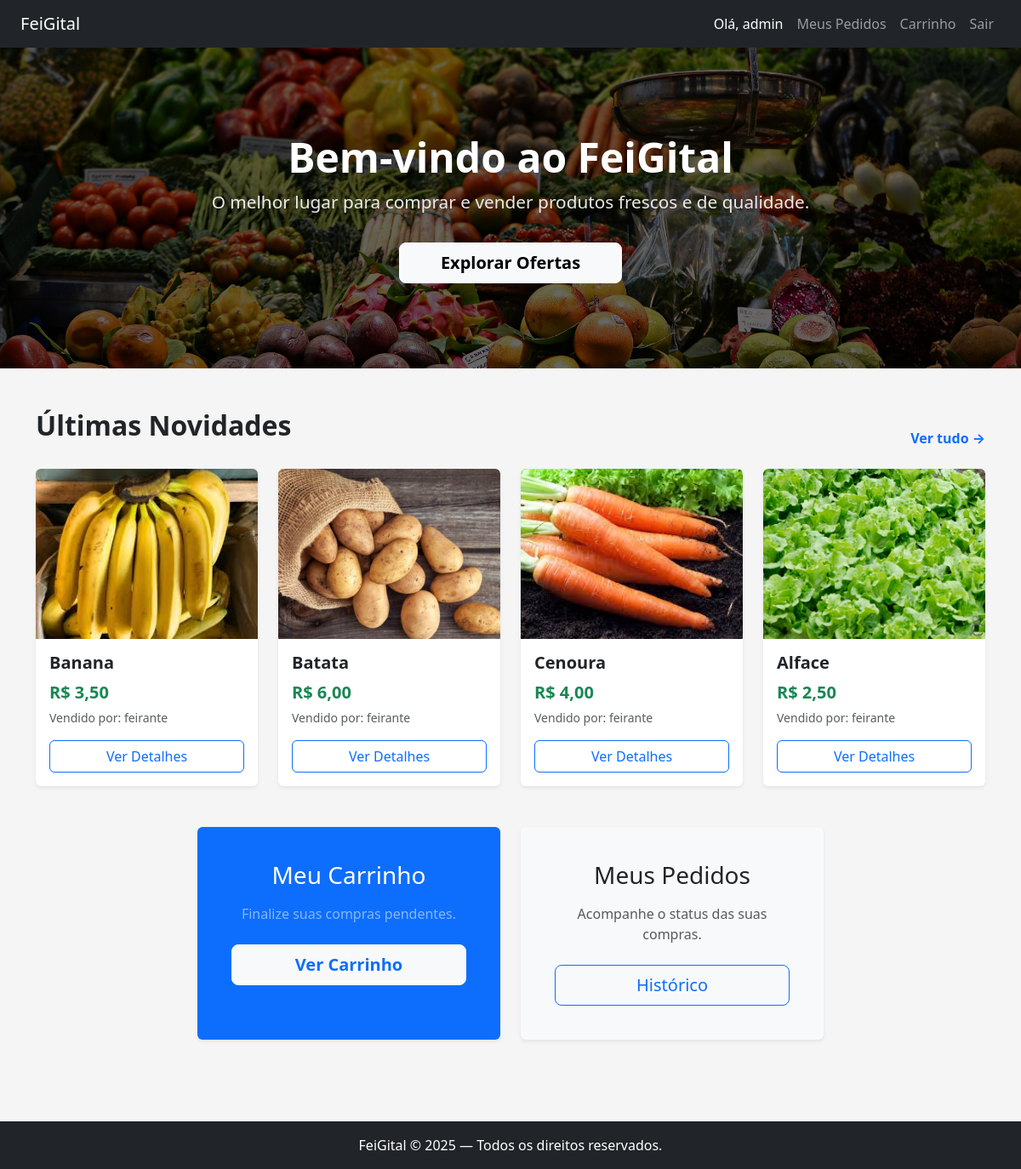
/ (signed in), run on the app's committed database.
### feigitalApp/models.py (models this page shows, shortened)
class Usuario(AbstractUser):
    TIPO_USER = [
        ('feirante', 'Feirante'),
        ('cliente', 'Cliente')
    ]
    tipo = models.CharField(choices=TIPO_USER)

class Produto(models.Model):
    nome = models.CharField(max_length=50)
    preco = models.DecimalField(max_digits=8, decimal_places=2)
    validade = models.DateField()
    banca = models.ForeignKey(Usuario, on_delete=models.CASCADE, related_name="produtos")
    img = models.ImageField(upload_to='media', blank=True, null=True)

### feigitalApp/views.py (the view)
# urls.py: path('', home, name='home'),
def home(request):
    produtos_recentes = Produto.objects.all().order_by('-id')[:4]
    return render(request, "home.html", {'produtos': produtos_recentes})

### templates/static/home.html (shortened to what this page needs)
{% extends 'base.html' %}
{% load static %}
{% block content %}
<div class="hero mb-5">
    <div class="container">
        <h1 class="display-4 fw-bold">Bem-vindo ao FeiGital</h1>
        <p class="lead">O melhor lugar para comprar e vender produtos frescos e de qualidade.</p>
        <a href="{% url 'listar_produto' %}" class="btn btn-light btn-lg mt-3 fw-bold px-5">Explorar Ofertas</a>
    </div>
</div>
<div class="container pb-5">
    <div class="mb-5">
        <div class="d-flex justify-content-between align-items-end mb-4">
            <h2 class="fw-bold text-dark">Últimas Novidades</h2>
            <a href="{% url 'listar_produto' %}" class="text-decoration-none fw-bold">Ver tudo &rarr;</a>
        </div>
        <div class="row g-4">
            {% for p in produtos %}
            <div class="col-md-3">
                <div class="card h-100 border-0 shadow-sm">
                    {% if p.img %}
                        <img src="{{ p.img.url }}" class="card-img-top rounded-top" alt="{{ p.nome }}" style="height: 200px; object-fit: cover;">
                    {% else %}
                        <div class="d-flex align-items-center justify-content-center bg-light text-muted rounded-top" style="height: 200px;">
                            <i class="bi bi-image fs-1"></i> Sem imagem
                        </div>
                    {% endif %}
                    <div class="card-body">
                        <h5 class="card-title fw-bold text-truncate">{{ p.nome }}</h5>
                        <p class="text-success fs-5 fw-bold mb-1">R$ {{ p.preco }}</p>
                        <small class="text-muted d-block mb-3">Vendido por: {{ p.banca.username }}</small>
                        <a href="{% url 'listar_produto' %}" class="btn btn-outline-primary w-100 stretched-link">Ver Detalhes</a>
                    </div>
                </div>
            </div>
            {% empty %}
            <div class="col-12">
                <div class="alert alert-info text-center">
                    Nenhum produto em destaque no momento.
                </div>
            </div>
            {% endfor %}
        </div>
    </div>
    <div class="row g-4 justify-content-center">
        {% if user.is_authenticated %}
            {% if user.tipo == 'feirante' %}
                <div class="col-md-4">
                    <div class="card border-0 shadow-sm h-100 text-center p-4 bg-light">
                        <div class="card-body">
                            <h3 class="mb-3">Painel de Vendas</h3>
                            <p class="text-muted mb-4">Acompanhe suas vendas e gerencie seus produtos.</p>
                            <a href="{% url 'dashboard_feirante' %}" class="btn btn-primary btn-lg w-100">Acessar Painel</a>
                        </div>
                    </div>
                </div>
                <div class="col-md-4">
                    <div class="card border-0 shadow-sm h-100 text-center p-4 bg-success text-white">
                        <div class="card-body">
                            <h3 class="mb-3">Novo Produto</h3>
                            <p class="mb-4 text-white-50">Cadastre novos itens para sua banca agora mesmo.</p>
                            <a href="{% url 'criar_produto' %}" class="btn btn-light btn-lg w-100 text-success fw-bold">Cadastrar</a>
                        </div>
                    </div>
                </div>
            {% else %}
                <div class="col-md-4">
                    <div class="card border-0 shadow-sm h-100 text-center p-4 bg-primary text-white">
                        <div class="card-body">
                            <h3 class="mb-3">Meu Carrinho</h3>
                            <p class="mb-4 text-white-50">Finalize suas compras pendentes.</p>
                            <a href="{% url 'ver_carrinho' %}" class="btn btn-light btn-lg w-100 text-primary fw-bold">Ver Carrinho</a>
                        </div>
                    </div>
                </div>
                <div class="col-md-4">
                    <div class="card border-0 shadow-sm h-100 text-center p-4 bg-light">
                        <div class="card-body">
                            <h3 class="mb-3">Meus Pedidos</h3>
                            <p class="text-muted mb-4">Acompanhe o status das suas compras.</p>
                            <a href="{% url 'meus_pedidos' %}" class="btn btn-outline-primary btn-lg w-100">Histórico</a>
                        </div>
                    </div>
                </div>
            {% endif %}
        {% endif %}
    </div>
</div>
{% endblock %}

### templates/static/base.html (shortened to what this page needs)
{% load static %}
<!DOCTYPE html>
<html lang="pt-br">
    <head>
        <link
            href="https://cdn.jsdelivr.net/npm/bootstrap@5.3.0/dist/css/bootstrap.min.css"
            rel="stylesheet">
    </head>
    <body>
        <nav class="navbar navbar-expand-lg navbar-dark bg-dark px-4">
            <a class="navbar-brand" href="/">FeiGital</a>
            <div class="collapse navbar-collapse" id="menu">
                <ul class="navbar-nav ms-auto">
                    {% if user.is_authenticated %}
                        <li class="nav-item"><span class="nav-link text-white">Olá, {{ user.username }}</span></li>
                        {% if user.tipo == 'feirante' %}
                             <li class="nav-item"><a class="nav-link" href="{% url 'dashboard_feirante' %}">Meu Painel</a></li>
                             <li class="nav-item"><a class="nav-link" href="{% url 'criar_produto' %}">Cadastrar Produto</a></li>
                        {% else %}
                             <li class="nav-item"><a class="nav-link" href="{% url 'meus_pedidos' %}">Meus Pedidos</a></li>
                             <li class="nav-item"><a class="nav-link" href="{% url 'ver_carrinho' %}">Carrinho</a></li>
                        {% endif %}
                         <form action="{% url 'logout' %}" method="post" style="display:inline;">
                            <button type="submit" class="nav-link btn btn-link" style="color: rgba(255,255,255,.55);">Sair</button>
                        </form>
                    {% else %}
                        <li class="nav-item"><a class="nav-link" href="{% url 'login_usuario' %}">Login</a></li>
                        <li class="nav-item"><a class="nav-link" href="{% url 'cadastro_usuario' %}">Cadastrar-se</a></li>
                    {% endif %}
                </ul>
            </div>
        </nav>
        <main>
            {% block content %}
            {% endblock %}
        </main>
        <footer class="bg-dark text-white text-center py-3 mt-5">
            FeiGital © 2025 — Todos os direitos reservados.
        </footer>
    </body>
</html>

### data on the page
Usuario: username "admin"
Produto: img (picture), nome "Banana", preco "3,50", banca.username "feirante"
Produto: img (picture), nome "Batata", preco "6,00", banca.username "feirante"
Produto: img (picture), nome "Cenoura", preco "4,00", banca.username "feirante"
Produto: img (picture), nome "Alface", preco "2,50", banca.username "feirante"
